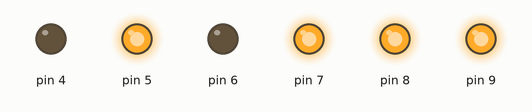
A sketch run on a simulated Arduino Uno, built with avr-gcc and run on an emulated ATmega328P. On the bench: output pins drawn as LEDs (lit = HIGH).

Above: at 1.5 s.
At 4.5 s:
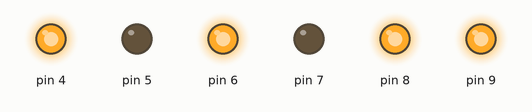
At 7.5 s:
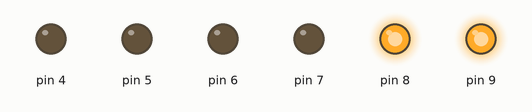
Timing chart, 0 to 11.7 s (numbered marks = the images above):
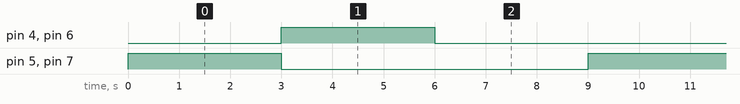

The sketch:

MotorDriver_debug.ino
```cpp
void setup() {
  Serial.begin(9600);
  pinMode(4,OUTPUT);
  pinMode(5,OUTPUT);
  pinMode(6,OUTPUT);
  pinMode(7,OUTPUT);
  pinMode(8,OUTPUT);
  pinMode(9,OUTPUT);
  digitalWrite(8,HIGH);
  digitalWrite(9,HIGH);
}

void loop() {
  // put your main code here, to run repeatedly:
            digitalWrite(4,LOW);
            digitalWrite(6,LOW);
            digitalWrite(5,HIGH);
            digitalWrite(7,HIGH);
            delay(3000);
            digitalWrite(5,LOW);
            digitalWrite(7,LOW);
            digitalWrite(4,HIGH);
            digitalWrite(6,HIGH);
            delay(3000);
            digitalWrite(4,LOW);
            digitalWrite(6,LOW);
            digitalWrite(5,LOW);
            digitalWrite(7,LOW);
            delay(3000);
}
```

Measured:
- by itself, pin 4–7: alternates HIGH for 3.0 s and LOW for 6.0 s
- by itself, everything shown: repeats every 9.0 s, in 3 steps
